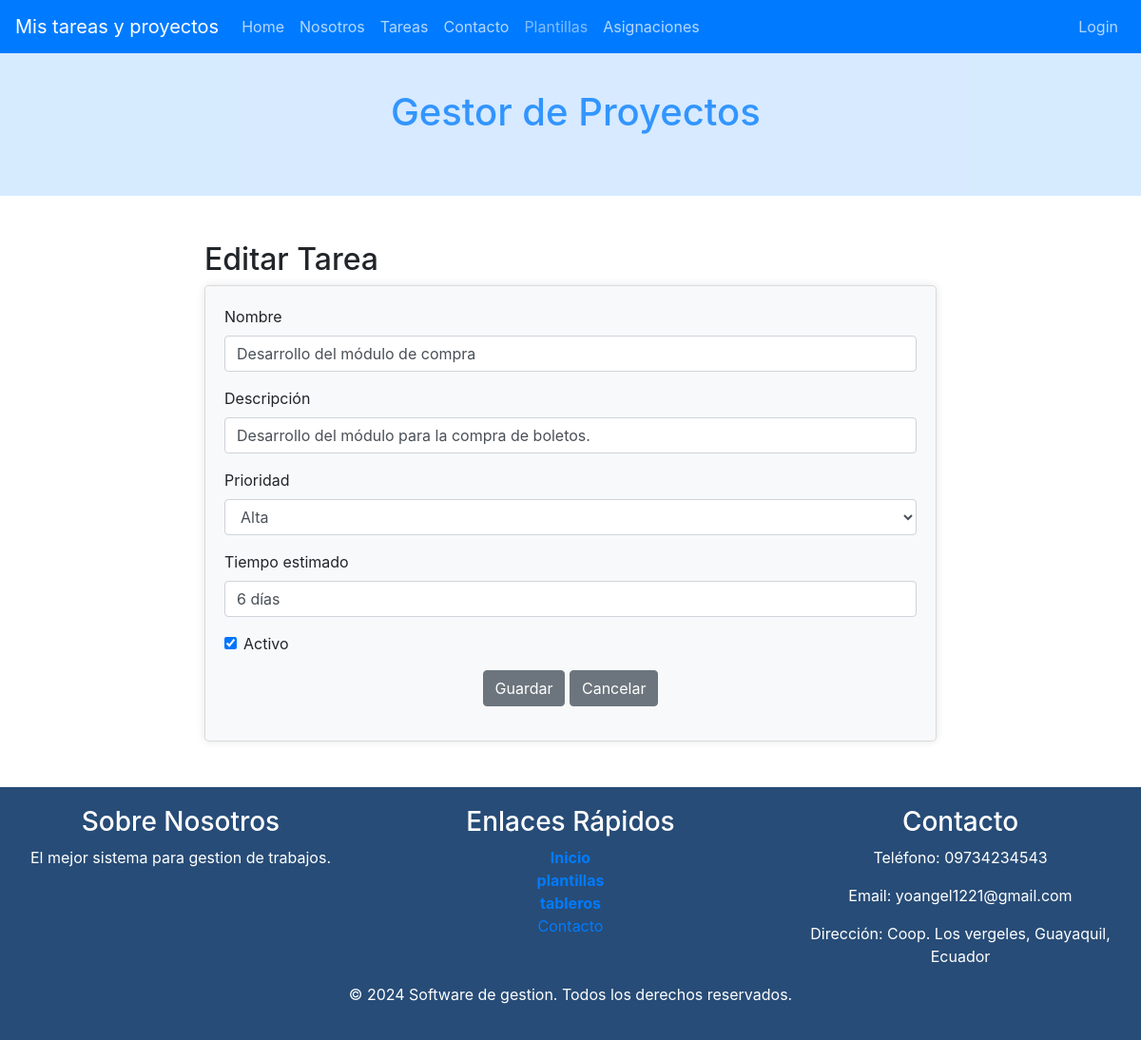
Before: /index.php?c=tareas&f=view_edit&id=5 with the older database file.
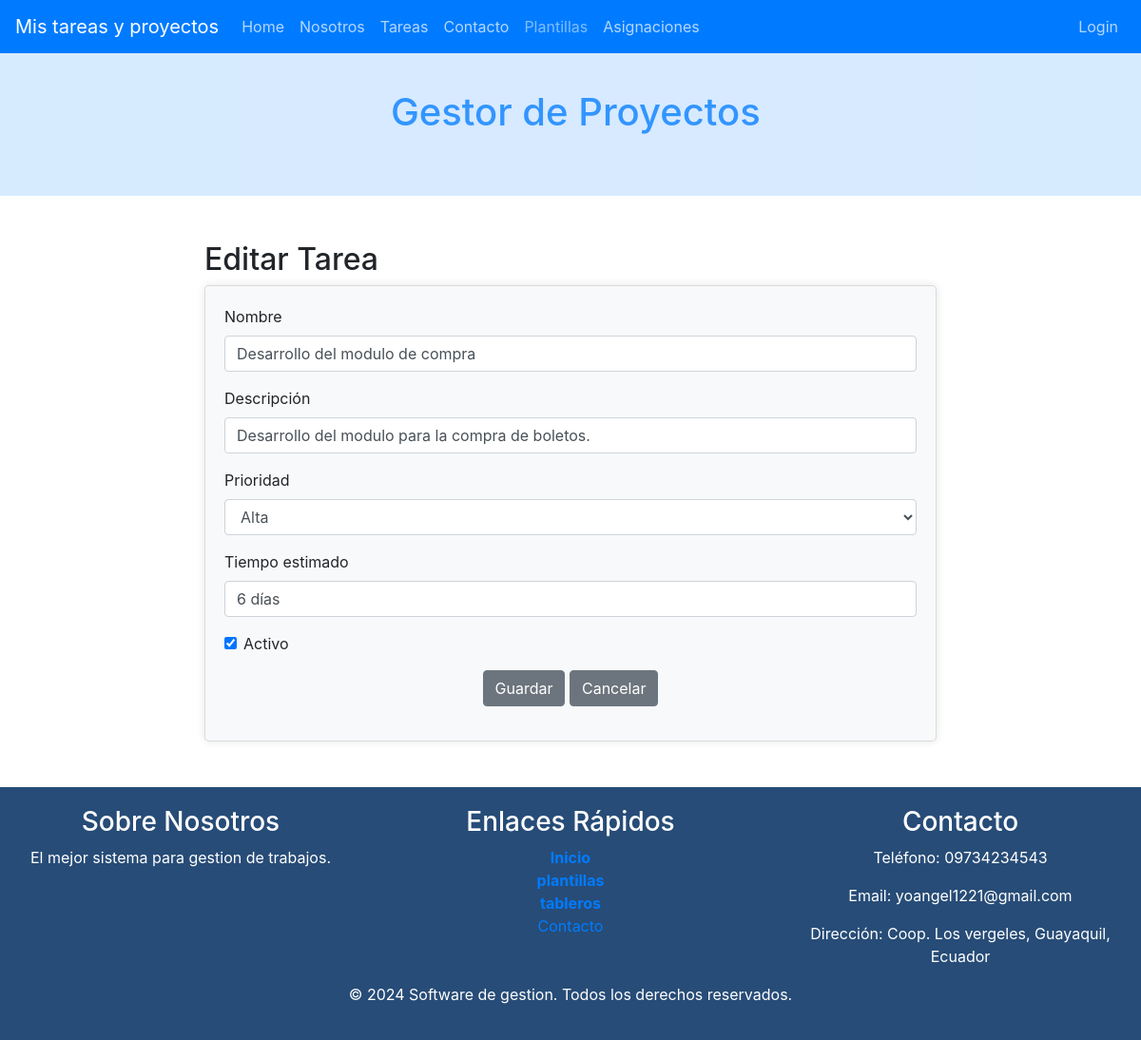
After: the same page with the newer database file.
### tables this page shows
CREATE TABLE IF NOT EXISTS Tareas (
    id INT AUTO_INCREMENT PRIMARY KEY,
    nombre VARCHAR(255) NOT NULL,
    descripcion TEXT,
    tiempo_estimado VARCHAR(50),
    prioridad ENUM('Baja', 'Media', 'Alta'),
    fecha_creacion TIMESTAMP DEFAULT CURRENT_TIMESTAMP,
    proyecto_id INT,
    estado int(1) NOT NULL DEFAULT 1,
    FOREIGN KEY (proyecto_id) REFERENCES Proyectos(id)
);

### controller/TareasController.php (called while the page is built, shortened)
<?php
require_once 'model/dao/TareasDAO.php';
class TareasController {
    private $model;
    public function __construct() {
        $this->model = new TareasDAO();
    }
    public function view_edit(){
        $id= $_GET['id'];
        $tareas = $this->model->selectOne($id);
        $titulo="Editar Tarea";
        require_once VTAREAS.'edit.php';
    }
}

### index.php (called while the page is built, shortened)
    <?php
        $funcion = (!empty($_REQUEST['f']))?htmlentities($_REQUEST['f']):FUNCION_PRINCIPAL;
        $cont = new  $controlador();
        $cont->$funcion();
?>

### config/Conexion.php (called while the page is built)
<?php
class Conexion {
    public static function getConexion() {
         $dsn = 'mysql:host=localhost;port=3307;dbname=' . DBNAME;
        $conexion = null;
        try {
            $conexion = new PDO($dsn, DBUSER, DBPASSWORD);
             $conexion->setAttribute(PDO::ATTR_ERRMODE, PDO::ERRMODE_EXCEPTION);
        } catch (Exception $e) {
            echo $e;
            die("error " . $e->getMessage());
        }
        return $conexion;
    }
}

### model/dao/TareasDAO.php (called while the page is built, shortened)
<?php
require_once 'config/Conexion.php';
class TareasDAO {
    private $con;
    public function __construct() {
        $this->con = Conexion::getConexion();
    }
    public function selectOne($id) {
        $sql = "select * from tareas where ".
        "id =:id";
        $stmt = $this->con->prepare($sql);
        $data = ['id' => $id];
        $stmt->execute($data);
        $tareas = $stmt->fetch(PDO::FETCH_ASSOC);
        return $tareas;
    }
}
?>

### view/tareas/tareas.edit.php (the view, shortened to what this page needs)
<div class="container mt-5 mb-5">
    <h2><?php echo $titulo ?></h2>
    <div class="card cuerpo">
        <form action="index.php?c=tareas&f=edit" method="POST" name="formProdNuevo" id="formProdNuevo">
            <div class="form-group">
                <label for="nombre">Nombre</label>
                <input type="text" name="nombre" id="nombre" value="<?php echo $tareas['nombre']; ?>" class="form-control" placeholder="Nombre de la tarea" required>
            </div>
            <div class="form-group">
                <label for="descripcion">Descripción</label>
                <input type="text" name="descripcion" id="descripcion" value="<?php echo $tareas['descripcion']; ?>" class="form-control" placeholder="Descripción de la tarea" required>
            </div>
            <div class="form-group">
                <label for="prioridad">Prioridad</label>
                <select name="prioridad" id="prioridad" class="form-control" required>
                    <option value="alta" <?php echo ($tareas['prioridad'] == 'alta') ? 'selected' : ''; ?>>Alta</option>
                </select>
            </div>
            <div class="form-group">
                <label for="estimado">Tiempo estimado</label>
                <input type="text" name="estimado" id="estimado" value="<?php echo $tareas['tiempo_estimado']; ?>" class="form-control" placeholder="Tiempo estimado" required>
            </div>
            <div class="form-group form-check">
                <input type="checkbox" id="estado" name="estado" value="1" class="form-check-input" <?php echo ($tareas['estado'] == 1) ? 'checked' : ''; ?>>
                <label for="estado" class="form-check-label">Activo</label>
            </div>
            <div class="form-group text-center">
                <button type="submit" class="btn btn-gris" onclick="if (!confirm('¿Está seguro de modificar la tarea?')) return false;">Guardar</button>
                <a href="index.php?c=tareas&f=index" class="btn btn-gris">Cancelar</a>
            </div>
        </form>
    </div>
</div>

Changed rows visible on the page:
changed tareas "6 días": nombre "Desarrollo del módulo de compra" → "Desarrollo del modulo de compra"; descripcion "Desarrollo del módulo para la compra de boletos." → "Desarrollo del modulo para la compra de boletos."
